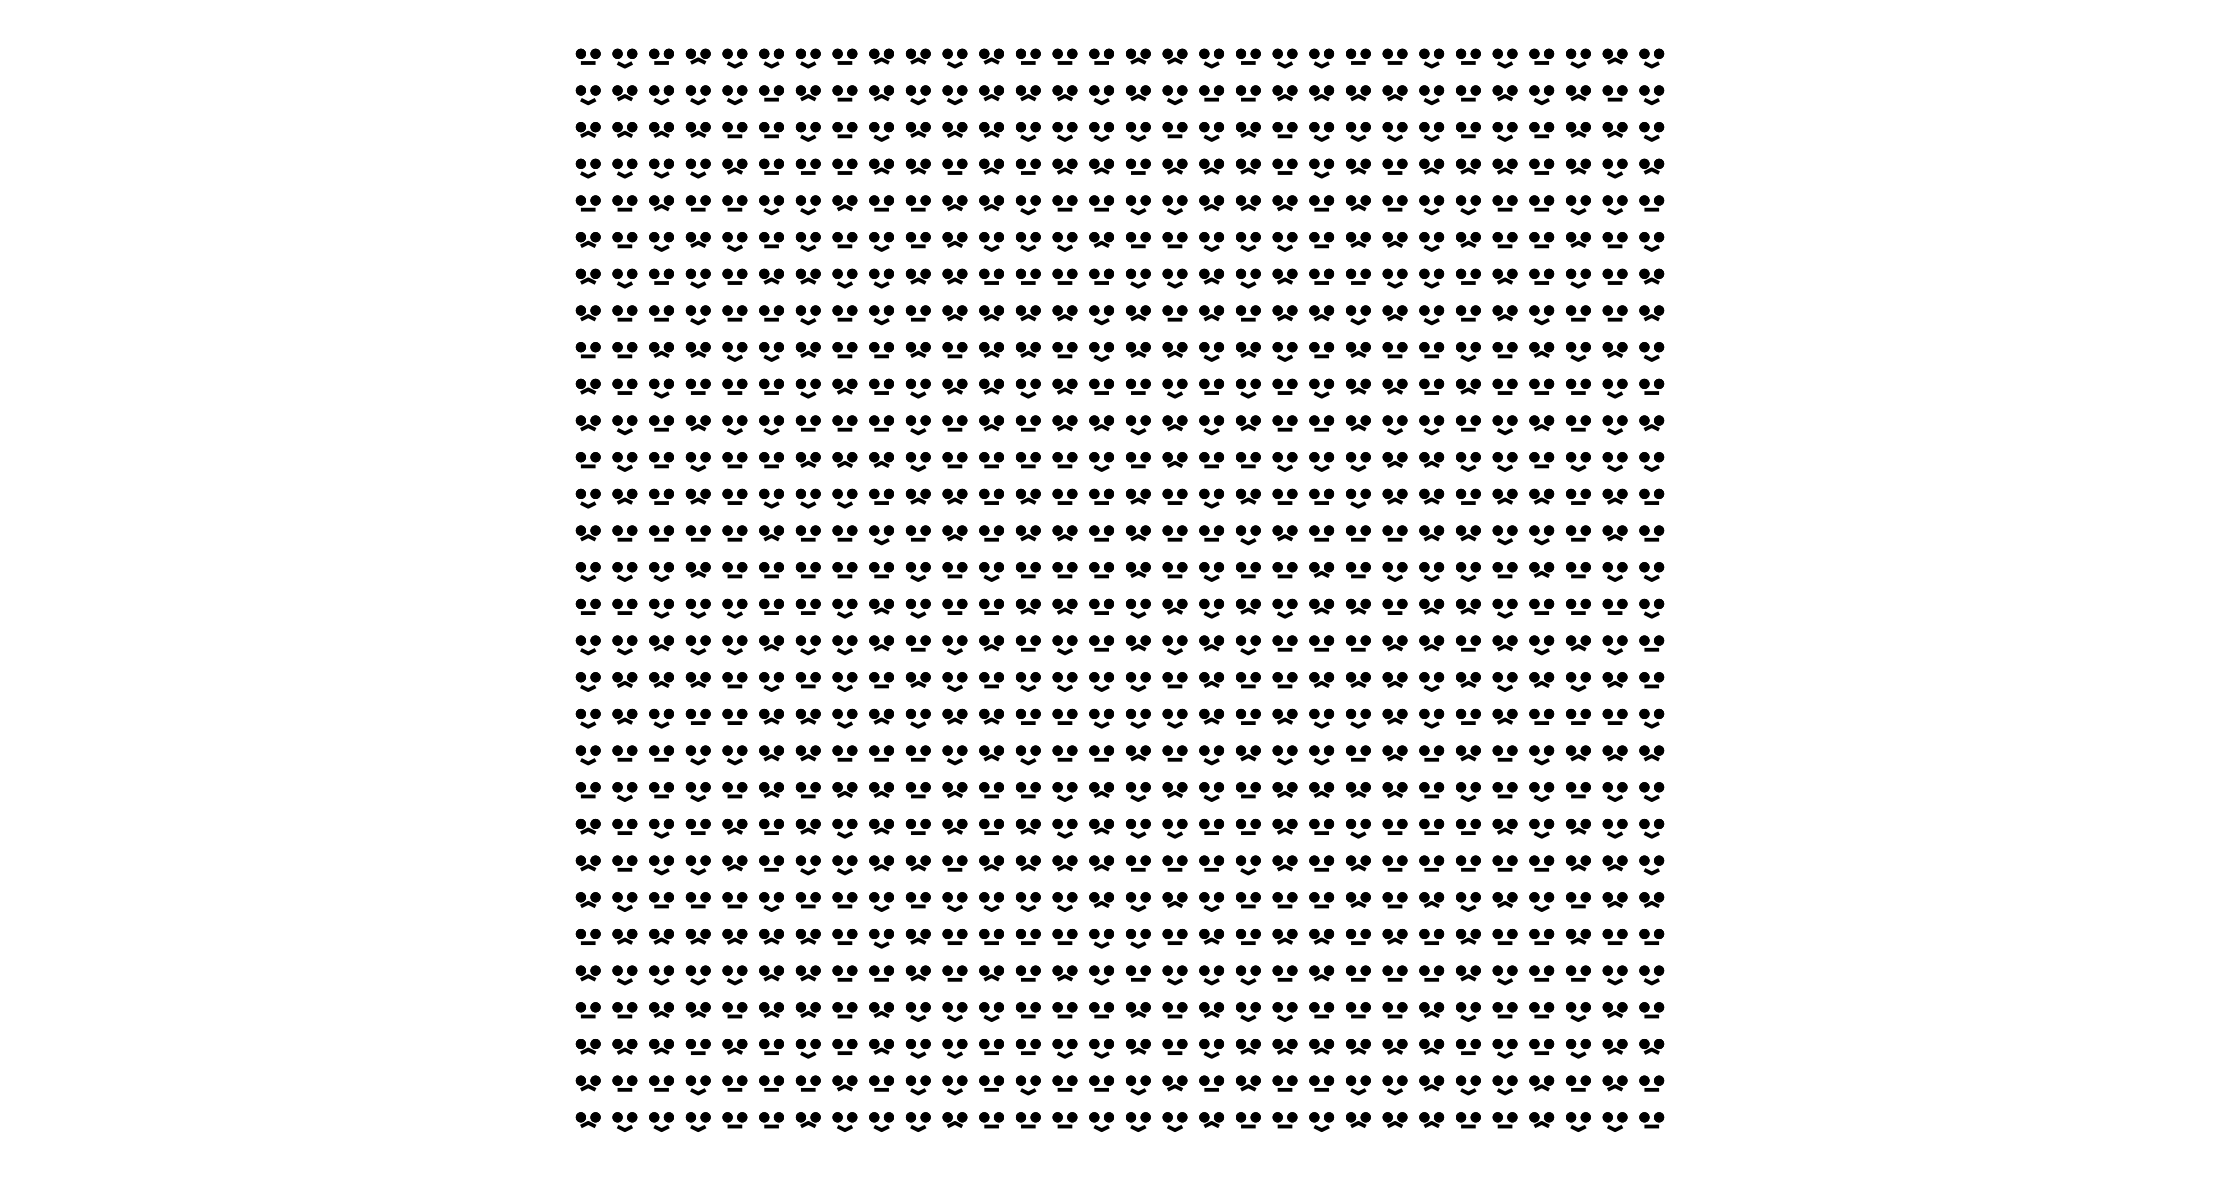

This figure's R source:
library(tidyverse)

n = 30

faces <- data.frame(x = 1:n, y = 1:n) %>% 
  expand(x, y) %>% 
  mutate(f = row_number()) %>% 
  rowwise() %>% 
  mutate(
    mouth_x = list(c(x - 0.2, x, x + 0.2)),
    mouth_y = list(-0.15 + c(y, y + sample(-1:1, 1) / 10, y))
    ) %>% 
  ungroup()

faces %>% 
  unnest(c(mouth_x, mouth_y)) %>% 
  ggplot() +
  # face
  # geom_circle(aes(x0 = x, y0 = y, r = 0.45), fill = "yellow", color = NA, n = 10) +
  # mouth
  geom_path(aes(mouth_x, mouth_y, group = f), size = 0.4) +
  # eyes
  geom_point(aes(x = x - 0.2, y = y + 0.1), size = 0.4) +
  geom_point(aes(x = x + 0.2, y = y + 0.1), size = 0.4) +
  coord_fixed() +
  theme_void() +
  ggsave(here::here("genuary", "2021", "2021-3b.png"), dpi = 320, width = 7, height = 3.7)

